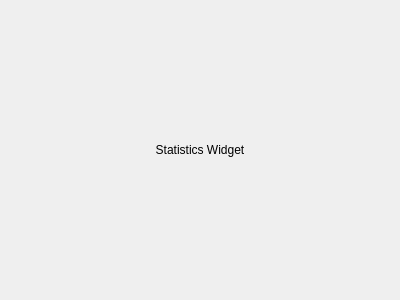
<?xml version="1.0" encoding="UTF-8"?>
<ui version="4.0">
 <class>StatisticsWidget</class>
 <widget class="QWidget" name="StatisticsWidget">
  <property name="geometry">
   <rect>
    <x>0</x>
    <y>0</y>
    <width>400</width>
    <height>300</height>
   </rect>
  </property>
  <property name="sizePolicy">
   <sizepolicy hsizetype="Expanding" vsizetype="Expanding">
    <horstretch>0</horstretch>
    <verstretch>0</verstretch>
   </sizepolicy>
  </property>
  <property name="windowTitle">
   <string>Form</string>
  </property>
  <layout class="QGridLayout" name="gridLayout">
   <item row="0" column="0">
    <widget class="QLabel" name="label">
     <property name="text">
      <string>Statistics Widget</string>
     </property>
     <property name="alignment">
      <set>Qt::AlignCenter</set>
     </property>
    </widget>
   </item>
  </layout>
 </widget>
 <resources/>
 <connections/>
</ui>
